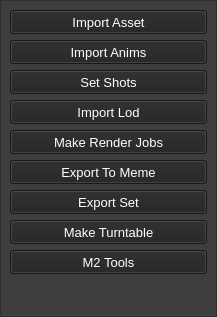
<?xml version="1.0" encoding="UTF-8"?>
<ui version="4.0">
 <class>Form</class>
 <widget class="QWidget" name="Form">
  <property name="geometry">
   <rect>
    <x>0</x>
    <y>0</y>
    <width>217</width>
    <height>317</height>
   </rect>
  </property>
  <property name="windowTitle">
   <string>Form</string>
  </property>
  <property name="styleSheet">
   <string notr="true"/>
  </property>
  <layout class="QVBoxLayout" name="verticalLayout">
   <property name="spacing">
    <number>0</number>
   </property>
   <property name="leftMargin">
    <number>0</number>
   </property>
   <property name="topMargin">
    <number>0</number>
   </property>
   <property name="rightMargin">
    <number>0</number>
   </property>
   <property name="bottomMargin">
    <number>0</number>
   </property>
   <item>
    <widget class="QFrame" name="frame">
     <property name="styleSheet">
      <string notr="true">background-color: rgb(62, 62, 62);</string>
     </property>
     <property name="frameShape">
      <enum>QFrame::StyledPanel</enum>
     </property>
     <property name="frameShadow">
      <enum>QFrame::Raised</enum>
     </property>
     <layout class="QVBoxLayout" name="verticalLayout_2">
      <item>
       <widget class="QPushButton" name="importAssetButton">
        <property name="minimumSize">
         <size>
          <width>0</width>
          <height>24</height>
         </size>
        </property>
        <property name="font">
         <font>
          <pointsize>10</pointsize>
          <weight>50</weight>
          <bold>false</bold>
         </font>
        </property>
        <property name="styleSheet">
         <string notr="true">color: rgb(255, 255, 255);
background-color: rgb(34, 34, 34);</string>
        </property>
        <property name="text">
         <string>Import Asset</string>
        </property>
        <property name="iconSize">
         <size>
          <width>16</width>
          <height>12</height>
         </size>
        </property>
       </widget>
      </item>
      <item>
       <widget class="QPushButton" name="importAnimsButton">
        <property name="minimumSize">
         <size>
          <width>0</width>
          <height>24</height>
         </size>
        </property>
        <property name="font">
         <font>
          <pointsize>10</pointsize>
          <weight>50</weight>
          <bold>false</bold>
         </font>
        </property>
        <property name="styleSheet">
         <string notr="true">color: rgb(255, 255, 255);
background-color: rgb(34, 34, 34);</string>
        </property>
        <property name="text">
         <string>Import Anims</string>
        </property>
        <property name="iconSize">
         <size>
          <width>16</width>
          <height>12</height>
         </size>
        </property>
       </widget>
      </item>
      <item>
       <widget class="QPushButton" name="setShotButton">
        <property name="minimumSize">
         <size>
          <width>0</width>
          <height>24</height>
         </size>
        </property>
        <property name="font">
         <font>
          <pointsize>10</pointsize>
          <weight>50</weight>
          <bold>false</bold>
         </font>
        </property>
        <property name="styleSheet">
         <string notr="true">color: rgb(255, 255, 255);
background-color: rgb(34, 34, 34);</string>
        </property>
        <property name="text">
         <string>Set Shots</string>
        </property>
        <property name="iconSize">
         <size>
          <width>16</width>
          <height>12</height>
         </size>
        </property>
       </widget>
      </item>
      <item>
       <widget class="QPushButton" name="importLodButton">
        <property name="minimumSize">
         <size>
          <width>0</width>
          <height>24</height>
         </size>
        </property>
        <property name="font">
         <font>
          <pointsize>10</pointsize>
          <weight>50</weight>
          <bold>false</bold>
         </font>
        </property>
        <property name="styleSheet">
         <string notr="true">color: rgb(255, 255, 255);
background-color: rgb(34, 34, 34);</string>
        </property>
        <property name="text">
         <string>Import Lod</string>
        </property>
        <property name="iconSize">
         <size>
          <width>16</width>
          <height>12</height>
         </size>
        </property>
       </widget>
      </item>
      <item>
       <widget class="QPushButton" name="sendRenderButton">
        <property name="minimumSize">
         <size>
          <width>0</width>
          <height>24</height>
         </size>
        </property>
        <property name="font">
         <font>
          <pointsize>10</pointsize>
          <weight>50</weight>
          <bold>false</bold>
         </font>
        </property>
        <property name="styleSheet">
         <string notr="true">color: rgb(255, 255, 255);
background-color: rgb(34, 34, 34);</string>
        </property>
        <property name="text">
         <string>Make Render Jobs</string>
        </property>
        <property name="iconSize">
         <size>
          <width>16</width>
          <height>12</height>
         </size>
        </property>
       </widget>
      </item>
      <item>
       <widget class="QPushButton" name="exportMemeButton">
        <property name="minimumSize">
         <size>
          <width>0</width>
          <height>24</height>
         </size>
        </property>
        <property name="font">
         <font>
          <pointsize>10</pointsize>
          <weight>50</weight>
          <bold>false</bold>
         </font>
        </property>
        <property name="styleSheet">
         <string notr="true">color: rgb(255, 255, 255);
background-color: rgb(34, 34, 34);</string>
        </property>
        <property name="text">
         <string>Export To Meme</string>
        </property>
        <property name="iconSize">
         <size>
          <width>16</width>
          <height>12</height>
         </size>
        </property>
       </widget>
      </item>
      <item>
       <widget class="QPushButton" name="exportSetButton">
        <property name="minimumSize">
         <size>
          <width>0</width>
          <height>24</height>
         </size>
        </property>
        <property name="font">
         <font>
          <pointsize>10</pointsize>
          <weight>50</weight>
          <bold>false</bold>
         </font>
        </property>
        <property name="styleSheet">
         <string notr="true">color: rgb(255, 255, 255);
background-color: rgb(34, 34, 34);</string>
        </property>
        <property name="text">
         <string>Export Set</string>
        </property>
        <property name="iconSize">
         <size>
          <width>16</width>
          <height>12</height>
         </size>
        </property>
       </widget>
      </item>
      <item>
       <widget class="QPushButton" name="makeTurntableButton">
        <property name="minimumSize">
         <size>
          <width>0</width>
          <height>24</height>
         </size>
        </property>
        <property name="font">
         <font>
          <pointsize>10</pointsize>
          <weight>50</weight>
          <bold>false</bold>
         </font>
        </property>
        <property name="styleSheet">
         <string notr="true">color: rgb(255, 255, 255);
background-color: rgb(34, 34, 34);</string>
        </property>
        <property name="text">
         <string>Make Turntable</string>
        </property>
        <property name="iconSize">
         <size>
          <width>16</width>
          <height>12</height>
         </size>
        </property>
       </widget>
      </item>
      <item>
       <widget class="QPushButton" name="M2tools">
        <property name="minimumSize">
         <size>
          <width>0</width>
          <height>24</height>
         </size>
        </property>
        <property name="font">
         <font>
          <pointsize>10</pointsize>
          <weight>50</weight>
          <bold>false</bold>
         </font>
        </property>
        <property name="styleSheet">
         <string notr="true">color: rgb(255, 255, 255);
background-color: rgb(34, 34, 34);</string>
        </property>
        <property name="text">
         <string>M2 Tools</string>
        </property>
        <property name="iconSize">
         <size>
          <width>16</width>
          <height>12</height>
         </size>
        </property>
       </widget>
      </item>
      <item>
       <spacer name="verticalSpacer">
        <property name="orientation">
         <enum>Qt::Vertical</enum>
        </property>
        <property name="sizeHint" stdset="0">
         <size>
          <width>20</width>
          <height>103</height>
         </size>
        </property>
       </spacer>
      </item>
     </layout>
    </widget>
   </item>
  </layout>
 </widget>
 <resources/>
 <connections/>
</ui>
